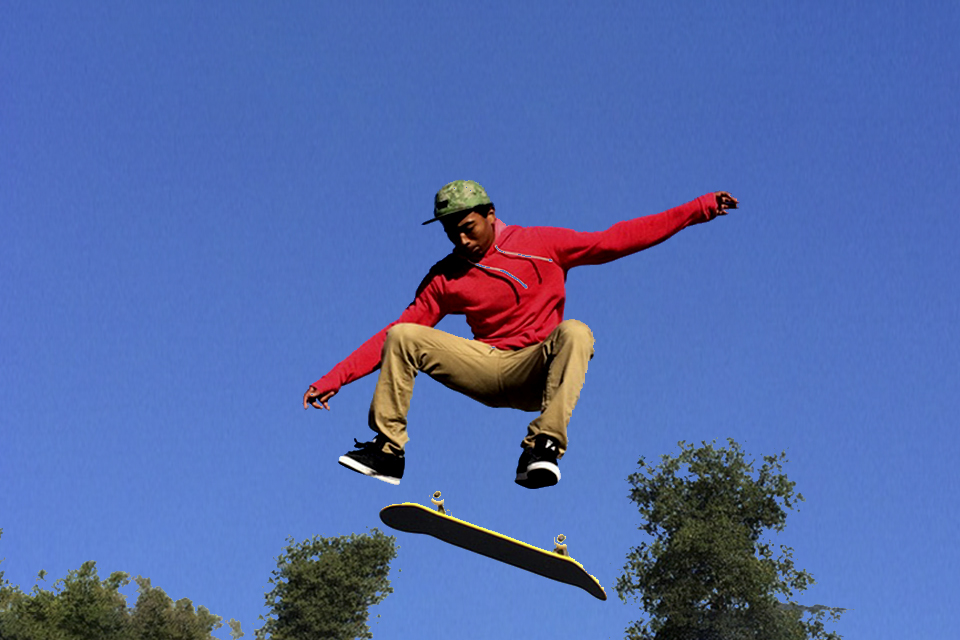
%> input picture objek.jpg, 960 x 640 px
$ octave Segmentasi_Citra_KMeans1.m   (GNU Octave 9; MATLAB toolbox functions it lacks are replaced by stand-ins)
%> lines starting %> are read from the running program, lines starting %| are printed output that depends on the picture; in (x1, y1, x2, y2) boxes, pixels count from 0 and x2, y2 are one past the last pixel; in counts of white or black regions, pixels touching at a corner belong together; the program's own positions count from 1
clc; clear; close all; warning off all;

%membaca citra rgb
Img = imread('objek.jpg');
%> Img is the input picture: size 640x960x3 uint8; mean R, G, B 83.6, 107, 170.5
figure, imshow(Img)

% mengkonversi citra rgb ke dalam citra grayscale
grayImage = double (rgb2gray(Img));
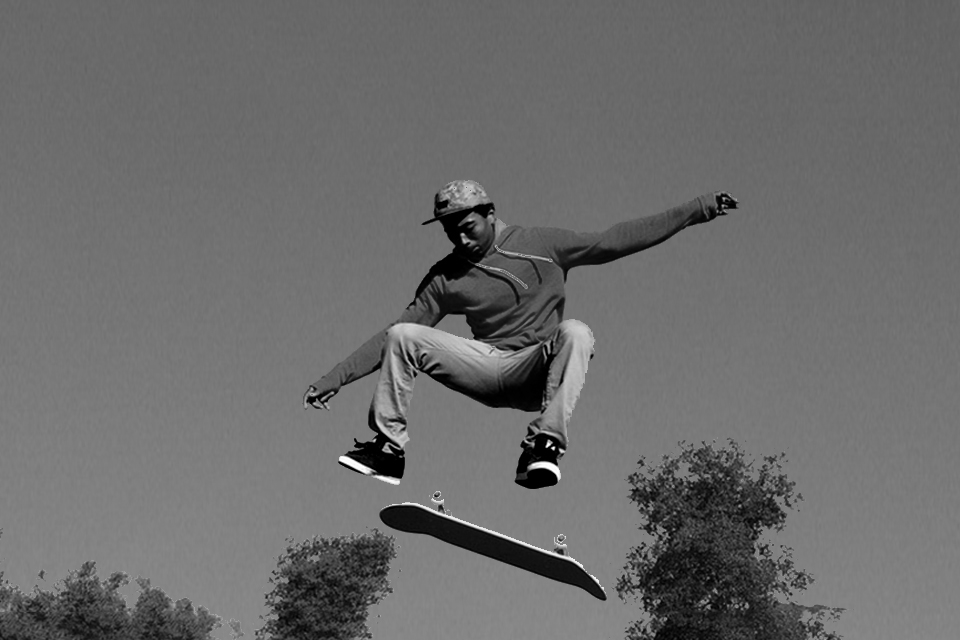
%> grayImage: size 640x960 double; min 0, max 255, mean 107.2
figure, imshow(grayImage,[])

% melakukan segmentasi citra menggunakan algoritma k-means
numberOfClasses = 2;
indexes = kmeans(grayImage(:),numberOfClasses);
classImage = reshape(indexes,size(grayImage));
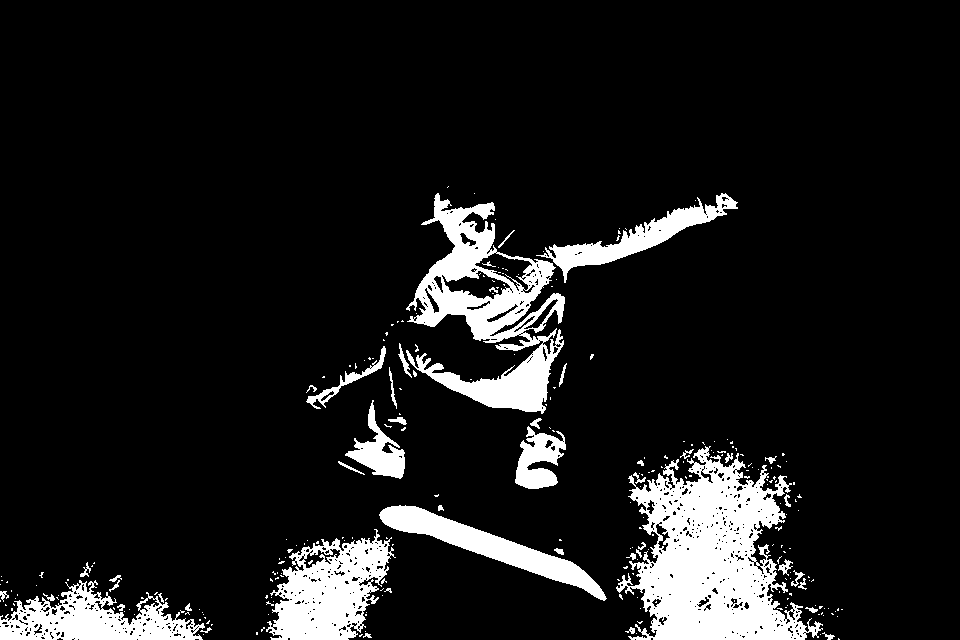
%> classImage: size 640x960 double; values 1 (black) and 2 (white), 10.5% white; 262 white regions (215 under 20 px), largest, box (x1, y1, x2, y2) and area: (616, 446, 823, 640) 21235, (406, 193, 565, 414) 13367, (266, 529, 396, 640) 8092

figure, imshow(classImage, [])
colormap(gcf, parula)
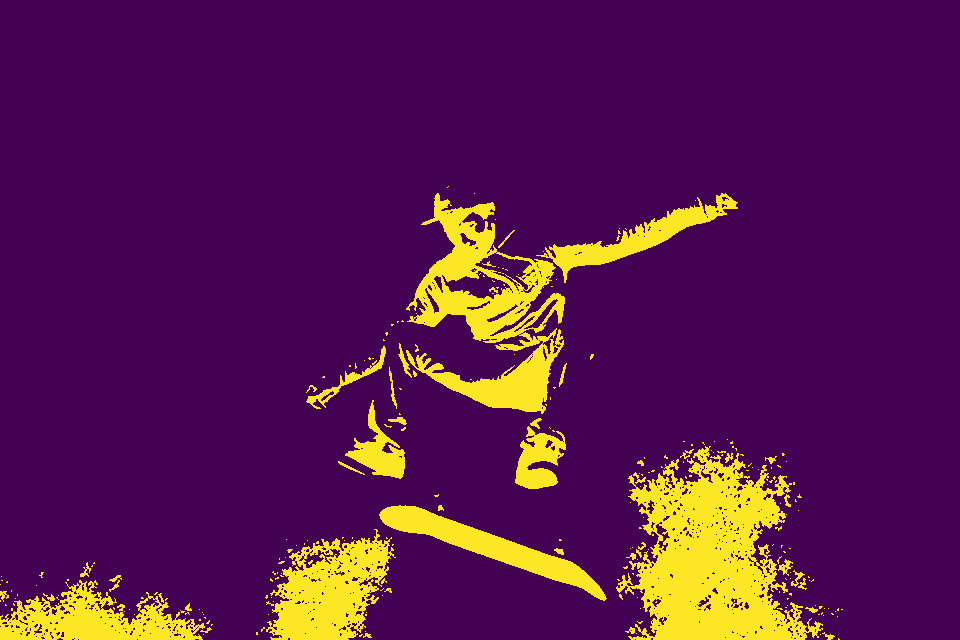
%> displayed picture: size 640x960x3, on the screen's scale of 0 to 255; mean R, G, B 87.5, 25.2, 79.1

% melakukan seleksi untuk mendapatkan region objek
class = zeros(size(grayImage));
area = zeros(numberOfClasses,1);

for n = 1:numberOfClasses
    class(:,:,n) = classImage==n;
    area(n) = sum(sum(class(:,:,n)));
end
%> after the loop, area = [549764; 64636]

[~, min_area] = min(area);
%> min_area = 2

% melakukan pemilihan objek berdasarkan luas region yang terkecil
object = classImage==min_area;
figure, imshow(object)

% melakukan operasi morfologi untuk menyempurnakan hasil segmentasi
bw = medfilt2(object, [5 5]);
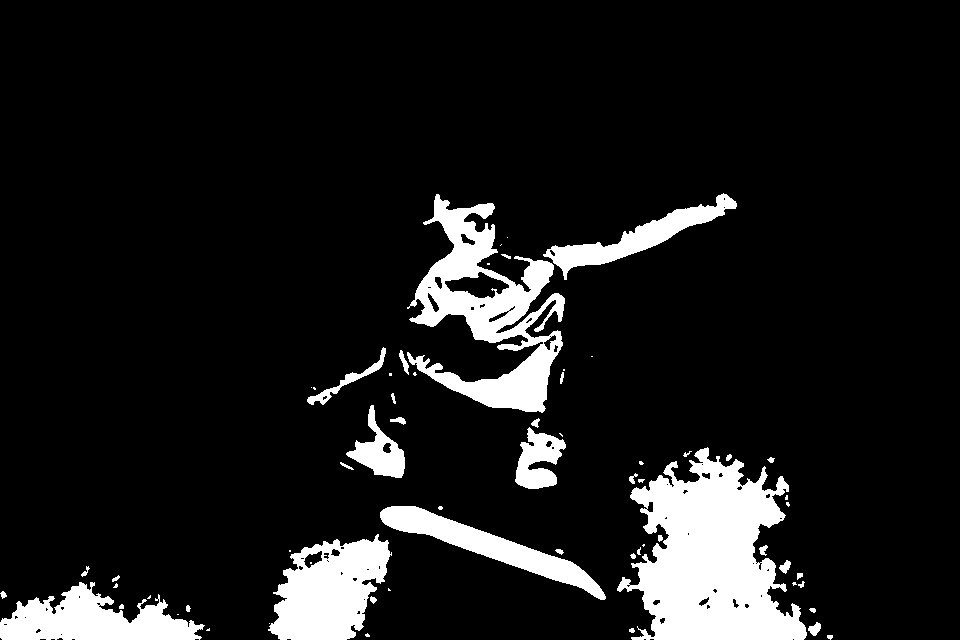
%> bw: size 640x960 logical; 10.7% white; 64 white regions (25 under 20 px), largest, box (x1, y1, x2, y2) and area: (617, 447, 807, 640) 21966, (407, 194, 565, 413) 13741, (268, 534, 392, 640) 8505
figure, imshow(bw)

bw = bwareaopen(bw, 5000);
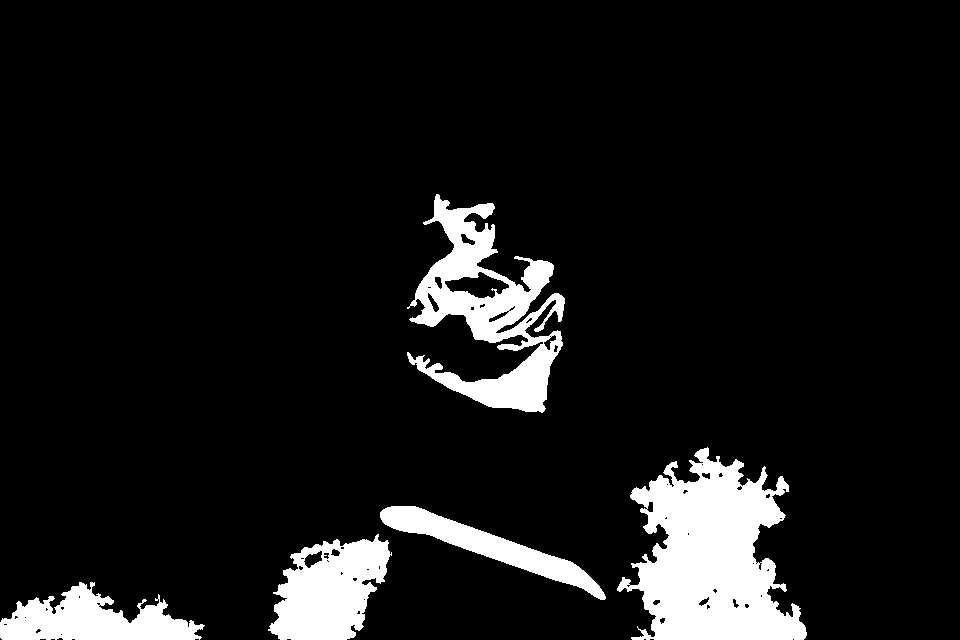
%> bw: size 640x960 logical; 9.1% white; 5 white regions
figure, imshow(bw)

%melakukan ekstraksi bounding box terhadap object
s = regionprops(bw, 'BoundingBox');
%> s = 5 regions; box (x1, y1, x2, y2): (0, 582, 205, 640), (268, 534, 392, 640), (380, 506, 606, 600), (407, 194, 565, 413), (617, 447, 807, 640)
bbox = cat(1,s.BoundingBox);
%> bbox = [0.5 582.5 205 58; 268.5 534.5 124 106; 380.5 506.5 226 94; 407.5 194.5 158 219; 617.5 447.5 190 193]

% menampilkan bounding box hasil segmentasi
RGB = insertShape(Img,'FilledRectangle',bbox,'Color','yellow','Opacity',0.3);
RGB = insertObjectAnnotation(RGB,'rectangle',bbox,'Objek','TextBoxOpacity',0.9,'FontSize',18);
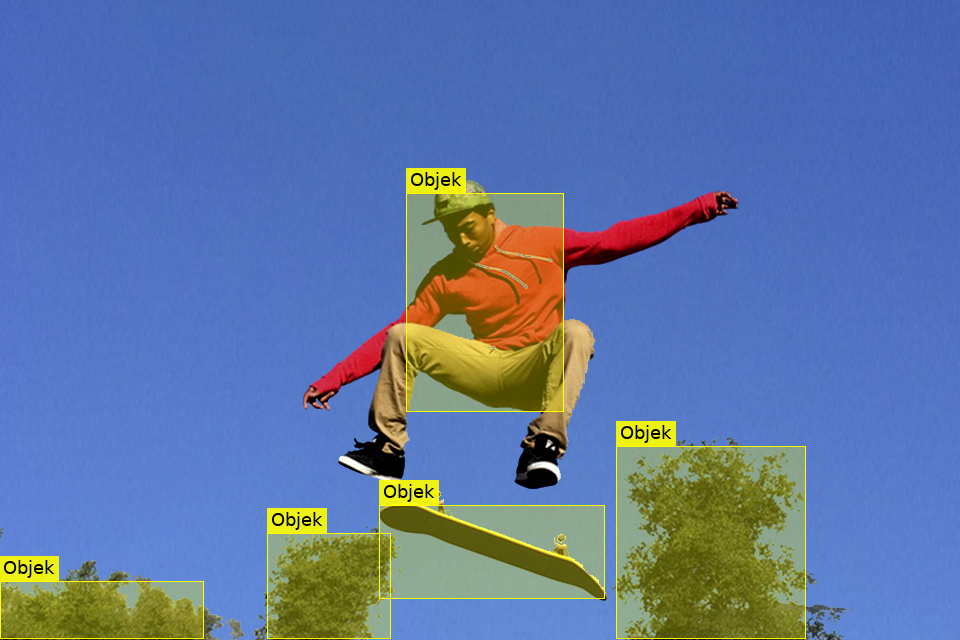
%> RGB: size 640x960x3 uint8; mean R, G, B 95.3, 118.5, 162.4
figure, imshow(RGB)
title('Objek Yang Terdeteksi')
